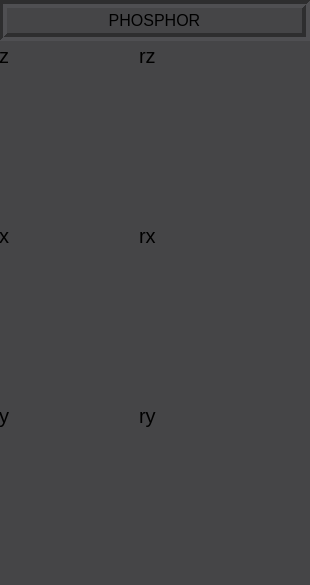
<?xml version="1.0" encoding="UTF-8"?>
<ui version="4.0">
 <class>MainWindow</class>
 <widget class="QMainWindow" name="MainWindow">
  <property name="geometry">
   <rect>
    <x>0</x>
    <y>0</y>
    <width>310</width>
    <height>585</height>
   </rect>
  </property>
  <property name="windowTitle">
   <string>microCT Controller</string>
  </property>
  <property name="styleSheet">
   <string notr="true">background-color: rgb(69, 69, 71);</string>
  </property>
  <widget class="QWidget" name="centralwidget">
   <widget class="caFrame" name="caframe">
    <property name="geometry">
     <rect>
      <x>-1</x>
      <y>0</y>
      <width>311</width>
      <height>591</height>
     </rect>
    </property>
    <widget class="caLabel" name="calabel_43">
     <property name="geometry">
      <rect>
       <x>0</x>
       <y>40</y>
       <width>21</width>
       <height>31</height>
      </rect>
     </property>
     <property name="font">
      <font>
       <pointsize>15</pointsize>
      </font>
     </property>
     <property name="text">
      <string>z</string>
     </property>
     <property name="foreground">
      <color>
       <red>214</red>
       <green>214</green>
       <blue>214</blue>
      </color>
     </property>
     <property name="background">
      <color alpha="0">
       <red>160</red>
       <green>160</green>
       <blue>164</blue>
      </color>
     </property>
    </widget>
    <widget class="caLabel" name="calabel_56">
     <property name="geometry">
      <rect>
       <x>0</x>
       <y>220</y>
       <width>21</width>
       <height>31</height>
      </rect>
     </property>
     <property name="font">
      <font>
       <pointsize>15</pointsize>
      </font>
     </property>
     <property name="text">
      <string>x</string>
     </property>
     <property name="foreground">
      <color>
       <red>214</red>
       <green>214</green>
       <blue>214</blue>
      </color>
     </property>
     <property name="background">
      <color alpha="0">
       <red>160</red>
       <green>160</green>
       <blue>164</blue>
      </color>
     </property>
    </widget>
    <widget class="caLabel" name="calabel_42">
     <property name="geometry">
      <rect>
       <x>0</x>
       <y>400</y>
       <width>21</width>
       <height>31</height>
      </rect>
     </property>
     <property name="font">
      <font>
       <pointsize>15</pointsize>
      </font>
     </property>
     <property name="text">
      <string>y</string>
     </property>
     <property name="foreground">
      <color>
       <red>214</red>
       <green>214</green>
       <blue>214</blue>
      </color>
     </property>
     <property name="background">
      <color alpha="0">
       <red>160</red>
       <green>160</green>
       <blue>164</blue>
      </color>
     </property>
    </widget>
    <widget class="caLabel" name="calabel_39">
     <property name="geometry">
      <rect>
       <x>140</x>
       <y>40</y>
       <width>31</width>
       <height>31</height>
      </rect>
     </property>
     <property name="font">
      <font>
       <pointsize>15</pointsize>
      </font>
     </property>
     <property name="text">
      <string>rz</string>
     </property>
     <property name="foreground">
      <color>
       <red>214</red>
       <green>214</green>
       <blue>214</blue>
      </color>
     </property>
     <property name="background">
      <color alpha="0">
       <red>160</red>
       <green>160</green>
       <blue>164</blue>
      </color>
     </property>
    </widget>
    <widget class="caLabel" name="calabel_41">
     <property name="geometry">
      <rect>
       <x>140</x>
       <y>220</y>
       <width>31</width>
       <height>31</height>
      </rect>
     </property>
     <property name="font">
      <font>
       <pointsize>15</pointsize>
      </font>
     </property>
     <property name="text">
      <string>rx</string>
     </property>
     <property name="foreground">
      <color>
       <red>214</red>
       <green>214</green>
       <blue>214</blue>
      </color>
     </property>
     <property name="background">
      <color alpha="0">
       <red>160</red>
       <green>160</green>
       <blue>164</blue>
      </color>
     </property>
    </widget>
    <widget class="caLabel" name="calabel_38">
     <property name="geometry">
      <rect>
       <x>140</x>
       <y>400</y>
       <width>31</width>
       <height>31</height>
      </rect>
     </property>
     <property name="font">
      <font>
       <pointsize>15</pointsize>
      </font>
     </property>
     <property name="text">
      <string>ry</string>
     </property>
     <property name="foreground">
      <color>
       <red>214</red>
       <green>214</green>
       <blue>214</blue>
      </color>
     </property>
     <property name="background">
      <color alpha="0">
       <red>160</red>
       <green>160</green>
       <blue>164</blue>
      </color>
     </property>
    </widget>
    <widget class="caLabel" name="calabel">
     <property name="geometry">
      <rect>
       <x>0</x>
       <y>0</y>
       <width>311</width>
       <height>41</height>
      </rect>
     </property>
     <property name="font">
      <font>
       <pointsize>12</pointsize>
      </font>
     </property>
     <property name="frameShape">
      <enum>QFrame::Box</enum>
     </property>
     <property name="frameShadow">
      <enum>QFrame::Sunken</enum>
     </property>
     <property name="lineWidth">
      <number>4</number>
     </property>
     <property name="text">
      <string>PHOSPHOR</string>
     </property>
     <property name="alignment">
      <set>Qt::AlignCenter</set>
     </property>
     <property name="foreground">
      <color>
       <red>0</red>
       <green>0</green>
       <blue>0</blue>
      </color>
     </property>
     <property name="background">
      <color>
       <red>194</red>
       <green>194</green>
       <blue>194</blue>
      </color>
     </property>
    </widget>
    <widget class="caInclude" name="cainclude">
     <property name="geometry">
      <rect>
       <x>30</x>
       <y>50</y>
       <width>111</width>
       <height>161</height>
      </rect>
     </property>
     <property name="macro">
      <string notr="true">P=AER:,M=m18</string>
     </property>
     <property name="filename" stdset="0">
      <string notr="true">../motor/motor-1.2.ui</string>
     </property>
    </widget>
    <widget class="caInclude" name="cainclude_2">
     <property name="geometry">
      <rect>
       <x>30</x>
       <y>230</y>
       <width>111</width>
       <height>161</height>
      </rect>
     </property>
     <property name="macro">
      <string notr="true">NA</string>
     </property>
     <property name="filename" stdset="0">
      <string notr="true">../motor/motor-1.2.ui</string>
     </property>
    </widget>
    <widget class="caInclude" name="cainclude_3">
     <property name="geometry">
      <rect>
       <x>30</x>
       <y>410</y>
       <width>111</width>
       <height>161</height>
      </rect>
     </property>
     <property name="macro">
      <string notr="true">P=AER:,M=m19</string>
     </property>
     <property name="filename" stdset="0">
      <string notr="true">../motor/motor-1.2.ui</string>
     </property>
    </widget>
    <widget class="caInclude" name="cainclude_4">
     <property name="geometry">
      <rect>
       <x>180</x>
       <y>50</y>
       <width>111</width>
       <height>161</height>
      </rect>
     </property>
     <property name="macro">
      <string notr="true">P=IPL:NEWPORT:,M=m1</string>
     </property>
     <property name="filename" stdset="0">
      <string notr="true">../motor/motor-1.2.ui</string>
     </property>
    </widget>
    <widget class="caInclude" name="cainclude_5">
     <property name="geometry">
      <rect>
       <x>180</x>
       <y>230</y>
       <width>111</width>
       <height>161</height>
      </rect>
     </property>
     <property name="macro">
      <string notr="true">P=IPL:NEWPORT:,M=m2</string>
     </property>
     <property name="filename" stdset="0">
      <string notr="true">../motor/motor-1.2.ui</string>
     </property>
    </widget>
    <widget class="caInclude" name="cainclude_6">
     <property name="geometry">
      <rect>
       <x>180</x>
       <y>410</y>
       <width>111</width>
       <height>161</height>
      </rect>
     </property>
     <property name="macro">
      <string notr="true">P=AER:,M=m20</string>
     </property>
     <property name="filename" stdset="0">
      <string notr="true">../motor/motor-1.2.ui</string>
     </property>
    </widget>
   </widget>
  </widget>
 </widget>
 <customwidgets>
  <customwidget>
   <class>caFrame</class>
   <extends>QFrame</extends>
   <header>caFrame</header>
   <container>1</container>
  </customwidget>
  <customwidget>
   <class>caLabel</class>
   <extends>QLabel</extends>
   <header>caLabel</header>
  </customwidget>
  <customwidget>
   <class>caInclude</class>
   <extends>QWidget</extends>
   <header>caInclude</header>
  </customwidget>
 </customwidgets>
 <resources/>
 <connections/>
</ui>
